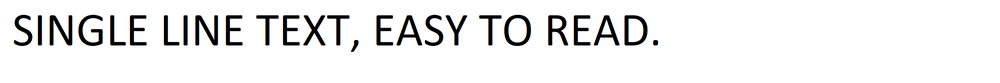
%> input picture singleLine.png, 1000 x 83 px, shrunk from 2032 x 168 before the run
$ octave test.m   (GNU Octave 9; MATLAB toolbox functions it lacks are replaced by stand-ins)
%> lines starting %> are read from the running program, lines starting %| are printed output that depends on the picture; in (x1, y1, x2, y2) boxes, pixels count from 0 and x2, y2 are one past the last pixel; in counts of white or black regions, pixels touching at a corner belong together; the program's own positions count from 1
### readImage.m
function [ image ] = readImage( fileName )
%> called with fileName = 'singleLine.png'
    image = imread(fileName);
%> image is the input picture: size 83x1000x3 uint8; mean R, G, B 237.6, 237.6, 237.6
    image = ~im2bw(image);
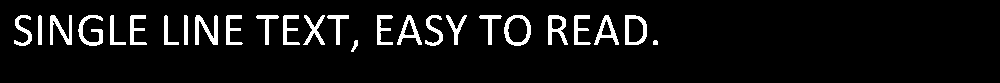
%> image: size 83x1000 logical; 6.8% white; 26 white regions, largest, box (x1, y1, x2, y2) and area: (195, 15, 218, 45) 349, (504, 15, 531, 46) 319, (78, 15, 103, 46) 309
    image = bwlabel(image);
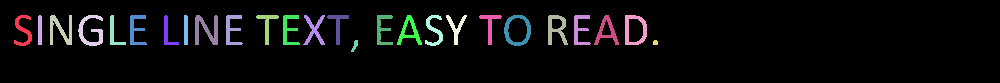
%> image: size 83x1000 double; 27 distinct labels, from 0 to 26; one colour per label, 0 black
end

### getLettersBegEndIsIndexes.m
%% For image with one line text marks verticals begs and ends of the sign area
%% when it contains letter on index begEndIsLetter(3) will be 1 when white area 0.
function [ begEndIsLetter ] = getLettersBegEndIsIndexes( image )
    begEndIsLetter = [];
    [y, x] = size(image);
%> y = 83; x = 1000
    linePixelsSum = sum(image);
%> linePixelsSum = 1000 values, max 750 at index 626, min 0 at index 1, mean 76.72
    % [6 lines of commented-out code are left out]
    threshold = 0;

    signStart = 1;
    letterArea = 0;
    for i = 1: x
        % letter under i
        if linePixelsSum(i) > threshold
            % if beg of letter
            if letterArea == 0
                if(i - 1 - signStart) > 0
                    begEndIsLetter = [begEndIsLetter; signStart (i-1) 0];
                end
                signStart = i;  %letter beg
                letterArea = 1;
            end
        else
            if letterArea == 1
                begEndIsLetter = [begEndIsLetter; signStart (i-1) 1];
                letterArea = 0;
                signStart = i;
            end
        end
    end
%> after the loop, begEndIsLetter = 52 rows, first 12: [1 14 0; 15 32 1; 33 38 0; 39 42 1; 43 50 0; 51 72 1; 73 78 0; 79 103 1; 104 110 0; 111 126 1; 127 130 0; 131 147 1]; letterArea = 0; signStart = 659
end

### getWordsLengthFromLine.m
function [ wordsLength ] = getWordsLengthFromLine( SL_Image )
    wordsLength = [];

    begEndIsIndexes = getLettersBegEndIsIndexes(SL_Image);
%> begEndIsIndexes has the same summary as begEndIsLetter in getLettersBegEndIsIndexes

    %add 4 column with sign width
    begEndIsIndexes = [begEndIsIndexes (begEndIsIndexes(:, 2) - begEndIsIndexes(:, 1))];
%> begEndIsIndexes = 52 rows, first 8: [1 14 0 13; 15 32 1 17; 33 38 0 5; 39 42 1 3; 43 50 0 7; 51 72 1 21; 73 78 0 5; 79 103 1 24]
    %remove first sign is white sign
    if begEndIsIndexes(1, 3) == 0
        begEndIsIndexes = begEndIsIndexes(2:end, :);
%> begEndIsIndexes = 51 rows, first 8: [15 32 1 17; 33 38 0 5; 39 42 1 3; 43 50 0 7; 51 72 1 21; 73 78 0 5; 79 103 1 24; 104 110 0 6]
    end

    signsAmount =  size(begEndIsIndexes, 1);
%> signsAmount = 51
    amountOfWhiteSpaces = 0;
    spaces = [];
    for i = 1: signsAmount
        if  begEndIsIndexes(i, 3) == 0
            amountOfWhiteSpaces = amountOfWhiteSpaces + 1;
            spaces = [spaces  begEndIsIndexes(i, 4)];
        end
    end
%> this loop made 51 passes
%> spaces on passes 2, 4, 6, 8, 10, 12, 14, 16, 18, 20, 22, 24: 5, [5 7], [5 7 5], [5 7 5 6], [5 7 5 6 3], [5 7 5 6 3 16], [5 7 5 6 3 16 4], [5 7 5 6 3 16 4 6], [5 7 5 6 3 16 4 6 7], [5 7 5 6 3 16 4 6 7 12], [5 7 5 6 3 16 4 6 7 12 3], [5 7 5 6 3 16 4 6 7 12 3 2]
%> after the loop, spaces = 25 values, max 18 at index 15, min 1 at index 13, mean 5.92
    isSpace = [];
    for space = spaces
        diffFromMin = abs(space - min(spaces));
        diffFromMax = abs(space - max(spaces));
        if diffFromMax < diffFromMin
            isSpace = [isSpace 1];
        else
            isSpace = [isSpace 0];
        end
    end
%> this loop made 25 passes
%> (space, diffFromMin, diffFromMax, isSpace) on passes 1 to 12: (5, 4, 13, 0), (7, 6, 11, [0 0]), (5, 4, 13, [0 0 0]), (6, 5, 12, [0 0 0 0]), (3, 2, 15, [0 0 0 0 0]), (16, 15, 2, [0 0 0 0 0 1]), (4, 3, 14, [0 0 0 0 0 1 0]), (6, 5, 12, [0 0 0 0 0 1 0 0]), (7, 6, 11, [0 0 0 0 0 1 0 0 0]), (12, 11, 6, [0 0 0 0 0 1 0 0 0 1]), (3, 2, 15, [0 0 0 0 0 1 0 0 0 1 0]), (2, 1, 16, [0 0 0 0 0 1 0 0 0 1 0 0])
%> (space, diffFromMin, diffFromMax) on passes 17 to 22: (2, 1, 16), (2, 1, 16), (11, 10, 7), (1, 0, 17), (16, 15, 2), (5, 4, 13)
%> after the loop, isSpace = 25 values, max 1 at index 6, min 0 at index 1, mean 0.2

    length = 0;
    for newWord = isSpace
        if newWord == 0
            length = length + 1;
        else
            wordsLength = [wordsLength (length + 1)];
            length = 0;
        end
    end
%> this loop made 25 passes
%> (newWord, wordsLength, length) on passes 6, 10, 15, 19, 21: (1, 6, 0), (1, [6 4], 0), (1, [6 4 5], 0), (1, [6 4 5 4], 0), (1, [6 4 5 4 2], 0)
%> (newWord, length) on passes 2, 3, 4, 5, 7, 8: (0, 2), (0, 3), (0, 4), (0, 5), (0, 1), (0, 2)
    if length > 0
        wordsLength = [wordsLength (length + 1)];
%> wordsLength = [6 4 5 4 2 5]
    end
end

### test.m
image = readImage('singleLine.png');
begEndIsIndexes = getWordsLengthFromLine(image)
%> begEndIsIndexes = [6 4 5 4 2 5]

$ run again, with alphabet.png copied over singleLine.png
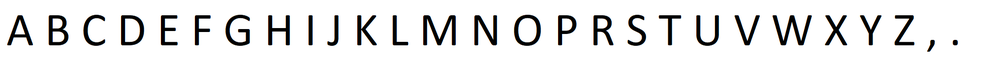
%> input picture alphabet.png, 1000 x 65 px, shrunk from 2032 x 132 before the run
%> in readImage, image is the input picture: size 65x1000x3 uint8; mean R, G, B 229.6, 229.6, 229.6
%> in readImage, `image = ~im2bw(image);`:
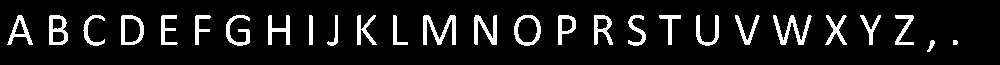
%> image: size 65x1000 logical; 10% white; 27 white regions, largest, box (x1, y1, x2, y2) and area: (423, 15, 456, 45) 453, (773, 15, 812, 45) 424, (474, 15, 497, 45) 350
%> in readImage, `image = bwlabel(image);`:
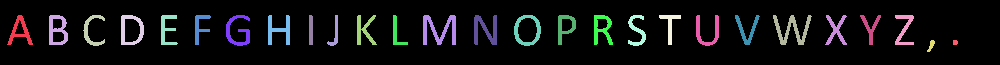
%> image: size 65x1000 double; 28 distinct labels, from 0 to 27; one colour per label, 0 black
%> linePixelsSum = 1000 values, max 570 at index 669, min 0 at index 1, mean 85.73
%> after the loop in getLettersBegEndIsIndexes, `for i = 1: x`: begEndIsLetter = 54 rows, first 12: [1 7 0; 8 33 1; 34 49 0; 50 68 1; 69 83 0; 84 105 1; 106 121 0; 122 144 1; 145 161 0; 162 178 1; 179 195 0; 196 211 1]; letterArea = 0; signStart = 959
%> in getWordsLengthFromLine, `begEndIsIndexes = getLettersBegEndIsIndexes(SL_Image);`: begEndIsIndexes has the same summary as begEndIsLetter in getLettersBegEndIsIndexes
%> in getWordsLengthFromLine, `begEndIsIndexes = [begEndIsIndexes (begEndIsIndexes(:, 2) - begEndIsIn..`: begEndIsIndexes = 54 rows, first 8: [1 7 0 6; 8 33 1 25; 34 49 0 15; 50 68 1 18; 69 83 0 14; 84 105 1 21; 106 121 0 15; 122 144 1 22]
%> in getWordsLengthFromLine, `begEndIsIndexes = begEndIsIndexes(2:end, :);`: begEndIsIndexes = 53 rows, first 8: [8 33 1 25; 34 49 0 15; 50 68 1 18; 69 83 0 14; 84 105 1 21; 106 121 0 15; 122 144 1 22; 145 161 0 16]
%> the loop in getWordsLengthFromLine, `for i = 1: signsAmount` made 53 passes
%> spaces on passes 2, 4, 6, 8, 10, 12, 14, 16: 15, [15 14], [15 14 15], [15 14 15 16], [15 14 15 16 16], [15 14 15 16 16 14], [15 14 15 16 16 14 17], [15 14 15 16 16 14 17 18]
%> after the loop in getWordsLengthFromLine, `for i = 1: signsAmount`: spaces = 26 values, max 18 at index 8, min 12 at index 18, mean 14.77
%> the loop in getWordsLengthFromLine, `for space = spaces` made 26 passes
%> (space, diffFromMin, diffFromMax, isSpace) on passes 1 to 8: (15, 3, 3, 0), (14, 2, 4, [0 0]), (15, 3, 3, [0 0 0]), (16, 4, 2, [0 0 0 1]), (16, 4, 2, [0 0 0 1 1]), (14, 2, 4, [0 0 0 1 1 0]), (17, 5, 1, [0 0 0 1 1 0 1]), (18, 6, 0, [0 0 0 1 1 0 1 1])
%> after the loop in getWordsLengthFromLine, `for space = spaces`: isSpace = 26 values, max 1 at index 4, min 0 at index 1, mean 0.385
%> the loop in getWordsLengthFromLine, `for newWord = isSpace` made 26 passes
%> (newWord, wordsLength, length) on passes 4, 5, 7, 8, 10, 13, 14, 15: (1, 4, 0), (1, [4 1], 0), (1, [4 1 2], 0), (1, [4 1 2 1], 0), (1, [4 1 2 1 2], 0), (1, [4 1 2 1 2 3], 0), (1, [4 1 2 1 2 3 1], 0), (1, [4 1 2 1 2 3 1 1], 0)
%> `begEndIsIndexes = getWordsLengthFromLine(image)`: begEndIsIndexes = [4 1 2 1 2 3 1 1 1 10]

$ run again, with alphabet_without_I.png copied over singleLine.png
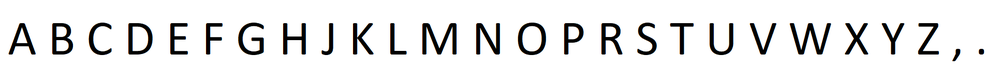
%> input picture alphabet_without_I.png, 1000 x 72 px, shrunk from 1932 x 140 before the run
%> in readImage, image is the input picture: size 72x1000x3 uint8; mean R, G, B 230.4, 230.3, 230.3
%> in readImage, `image = ~im2bw(image);`:
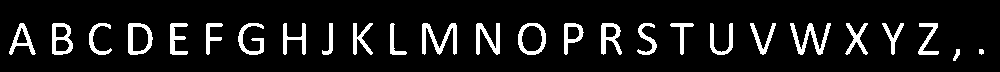
%> image: size 72x1000 logical; 9.9% white; 26 white regions, largest, box (x1, y1, x2, y2) and area: (422, 23, 457, 55) 486, (790, 23, 831, 55) 470, (476, 23, 500, 55) 375
%> in readImage, `image = bwlabel(image);`:
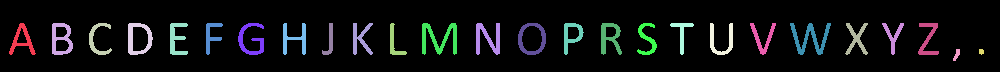
%> image: size 72x1000 double; 27 distinct labels, from 0 to 26; one colour per label, 0 black
%> linePixelsSum = 1000 values, max 576 at index 682, min 0 at index 1, mean 89
%> after the loop in getLettersBegEndIsIndexes, `for i = 1: x`: begEndIsLetter = 52 rows, first 12: [1 9 0; 10 36 1; 37 52 0; 53 73 1; 74 89 0; 90 112 1; 113 128 0; 129 153 1; 154 170 0; 171 188 1; 189 206 0; 207 223 1]; letterArea = 0; signStart = 985
%> in getWordsLengthFromLine, `begEndIsIndexes = getLettersBegEndIsIndexes(SL_Image);`: begEndIsIndexes has the same summary as begEndIsLetter in getLettersBegEndIsIndexes
%> in getWordsLengthFromLine, `begEndIsIndexes = [begEndIsIndexes (begEndIsIndexes(:, 2) - begEndIsIn..`: begEndIsIndexes = 52 rows, first 8: [1 9 0 8; 10 36 1 26; 37 52 0 15; 53 73 1 20; 74 89 0 15; 90 112 1 22; 113 128 0 15; 129 153 1 24]
%> in getWordsLengthFromLine, `begEndIsIndexes = begEndIsIndexes(2:end, :);`: begEndIsIndexes = 51 rows, first 8: [10 36 1 26; 37 52 0 15; 53 73 1 20; 74 89 0 15; 90 112 1 22; 113 128 0 15; 129 153 1 24; 154 170 0 16]
%> the loop in getWordsLengthFromLine, `for i = 1: signsAmount` made 51 passes
%> spaces on passes 2, 4, 6, 8, 10, 12, 14, 16: 15, [15 15], [15 15 15], [15 15 15 16], [15 15 15 16 17], [15 15 15 16 17 14], [15 15 15 16 17 14 18], [15 15 15 16 17 14 18 15]
%> after the loop in getWordsLengthFromLine, `for i = 1: signsAmount`: spaces = 25 values, max 19 at index 9, min 12 at index 17, mean 15.28
%> the loop in getWordsLengthFromLine, `for space = spaces` made 25 passes
%> (space, diffFromMin, diffFromMax, isSpace) on passes 1 to 8: (15, 3, 4, 0), (15, 3, 4, [0 0]), (15, 3, 4, [0 0 0]), (16, 4, 3, [0 0 0 1]), (17, 5, 2, [0 0 0 1 1]), (14, 2, 5, [0 0 0 1 1 0]), (18, 6, 1, [0 0 0 1 1 0 1]), (15, 3, 4, [0 0 0 1 1 0 1 0])
%> after the loop in getWordsLengthFromLine, `for space = spaces`: isSpace = 25 values, max 1 at index 4, min 0 at index 1, mean 0.44
%> the loop in getWordsLengthFromLine, `for newWord = isSpace` made 25 passes
%> (newWord, wordsLength, length) on passes 4, 5, 7, 9, 10, 12, 13, 14: (1, 4, 0), (1, [4 1], 0), (1, [4 1 2], 0), (1, [4 1 2 2], 0), (1, [4 1 2 2 1], 0), (1, [4 1 2 2 1 2], 0), (1, [4 1 2 2 1 2 1], 0), (1, [4 1 2 2 1 2 1 1], 0)
%> `begEndIsIndexes = getWordsLengthFromLine(image)`: begEndIsIndexes = [4 1 2 2 1 2 1 1 1 4 6]

$ run again, with code_Calibri_72.png copied over singleLine.png
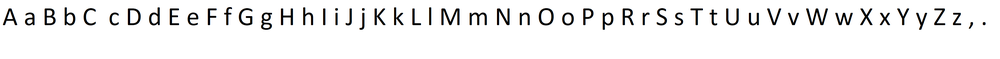
%> input picture code_Calibri_72.png, 1000 x 59 px, shrunk from 3652 x 216 before the run
%> in readImage, image is the input picture: size 59x1000x3 uint8; mean R, G, B 239.8, 239.7, 239.7
%> in readImage, `image = ~im2bw(image);`:
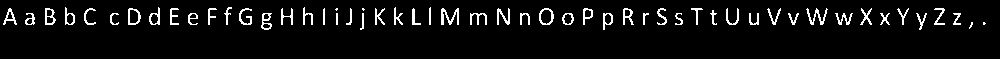
%> image: size 59x1000 logical; 5.8% white in thin lines or dots, all inside (x1, y1, x2, y2) = (3, 7, 986, 30)
%> in readImage, `image = bwlabel(image);`:
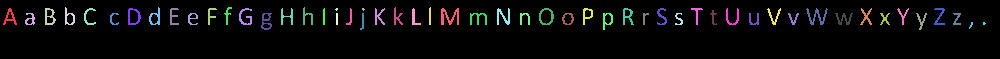
%> image: size 59x1000 double; 55 distinct labels, from 0 to 54; one colour per label, 0 black
%> linePixelsSum = 1000 values, max 663 at index 697, min 0 at index 1, mean 91.11
%> after the loop in getLettersBegEndIsIndexes, `for i = 1: x`: begEndIsLetter = 104 rows, first 12: [1 3 0; 4 17 1; 18 25 0; 26 35 1; 36 45 0; 46 56 1; 57 65 0; 66 75 1; 76 84 0; 85 96 1; 97 110 0; 111 119 1]; signStart = 987
%> in getWordsLengthFromLine, `begEndIsIndexes = getLettersBegEndIsIndexes(SL_Image);`: begEndIsIndexes has the same summary as begEndIsLetter in getLettersBegEndIsIndexes
%> in getWordsLengthFromLine, `begEndIsIndexes = [begEndIsIndexes (begEndIsIndexes(:, 2) - begEndIsIn..`: begEndIsIndexes = 104 rows, first 8: [1 3 0 2; 4 17 1 13; 18 25 0 7; 26 35 1 9; 36 45 0 9; 46 56 1 10; 57 65 0 8; 66 75 1 9]
%> in getWordsLengthFromLine, `begEndIsIndexes = begEndIsIndexes(2:end, :);`: begEndIsIndexes = 103 rows, first 8: [4 17 1 13; 18 25 0 7; 26 35 1 9; 36 45 0 9; 46 56 1 10; 57 65 0 8; 66 75 1 9; 76 84 0 8]
%> the loop in getWordsLengthFromLine, `for i = 1: signsAmount` made 103 passes
%> spaces on passes 2, 4, 6, 8, 10, 12, 14, 16: 7, [7 9], [7 9 8], [7 9 8 8], [7 9 8 8 13], [7 9 8 8 13 8], [7 9 8 8 13 8 7], [7 9 8 8 13 8 7 9]
%> after the loop in getWordsLengthFromLine, `for i = 1: signsAmount`: amountOfWhiteSpaces = 51; spaces = 51 values, max 13 at index 5, min 6 at index 11, mean 7.76
%> the loop in getWordsLengthFromLine, `for space = spaces` made 51 passes
%> (space, diffFromMin, diffFromMax, isSpace) on passes 1, 2, 3, 4, 5, 6, 11, 12: (7, 1, 6, 0), (9, 3, 4, [0 0]), (8, 2, 5, [0 0 0]), (8, 2, 5, [0 0 0 0]), (13, 7, 0, [0 0 0 0 1]), (8, 2, 5, [0 0 0 0 1 0]), (6, 0, 7, [0 0 0 0 1 0 0 0 0 0 0]), (6, 0, 7, [0 0 0 0 1 0 0 0 0 0 0 0])
%> after the loop in getWordsLengthFromLine, `for space = spaces`: isSpace = 51 values, max 1 at index 5, min 0 at index 1, mean 0.0392
%> the loop in getWordsLengthFromLine, `for newWord = isSpace` made 51 passes
%> (newWord, wordsLength, length) on passes 5, 25: (1, 5, 0), (1, [5 20], 0)
%> in getWordsLengthFromLine, `wordsLength = [wordsLength (length + 1)];`: wordsLength = [5 20 27]
